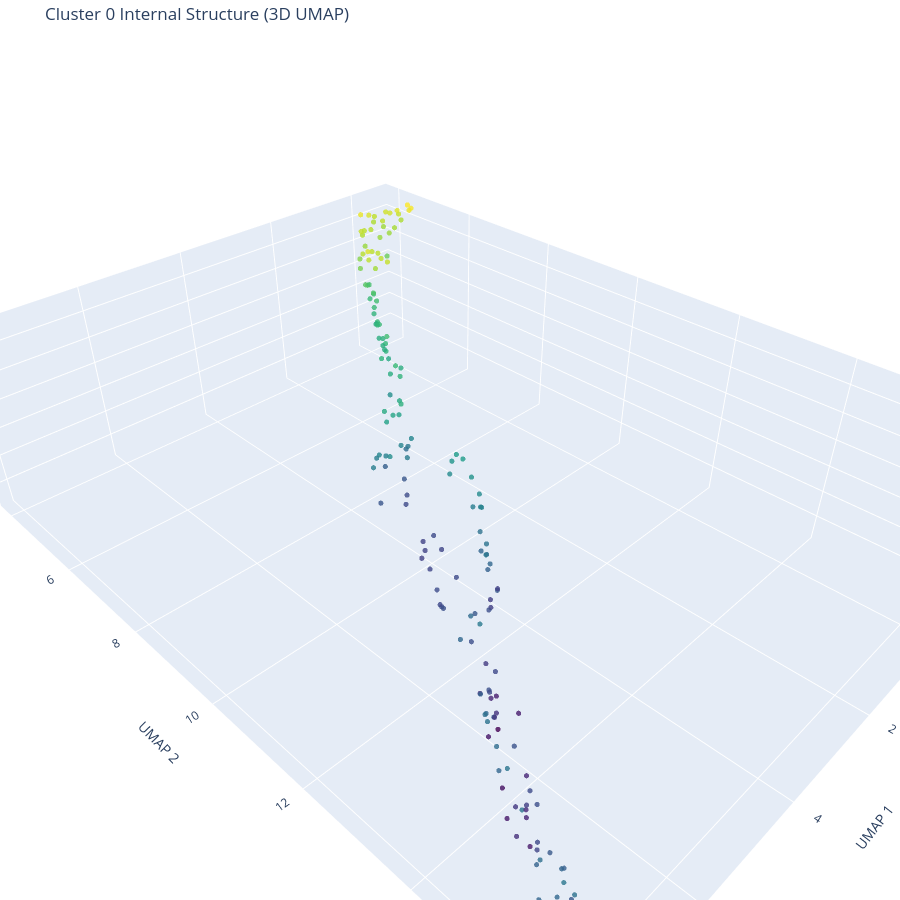
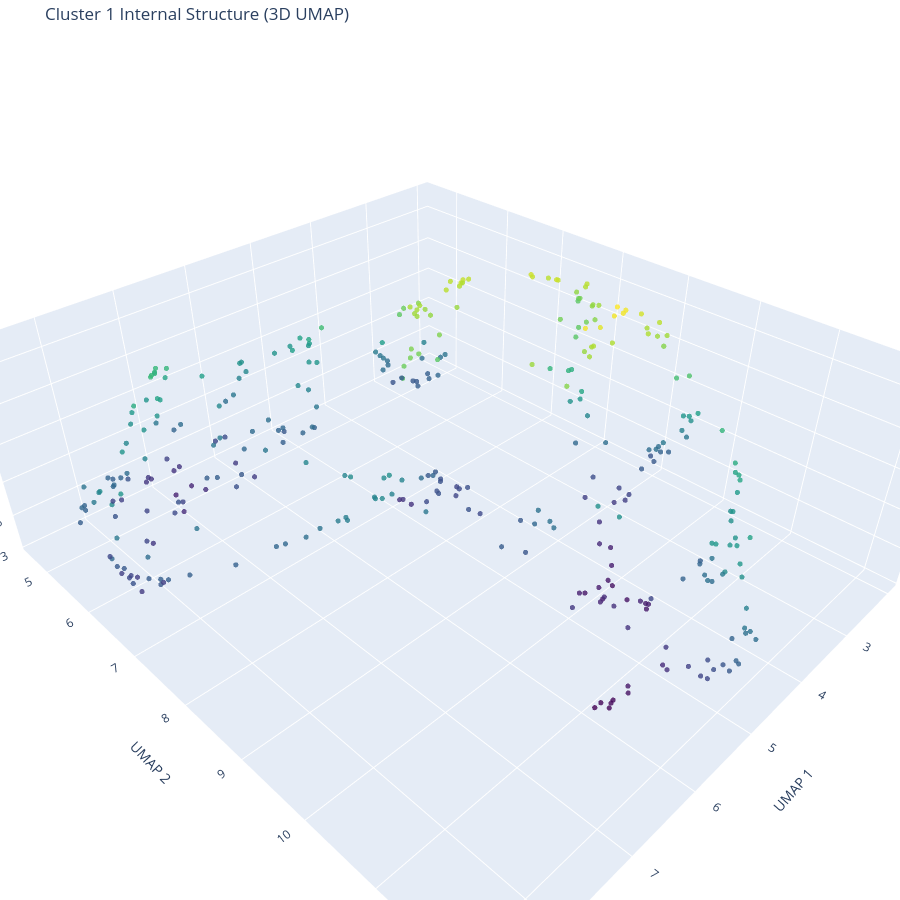
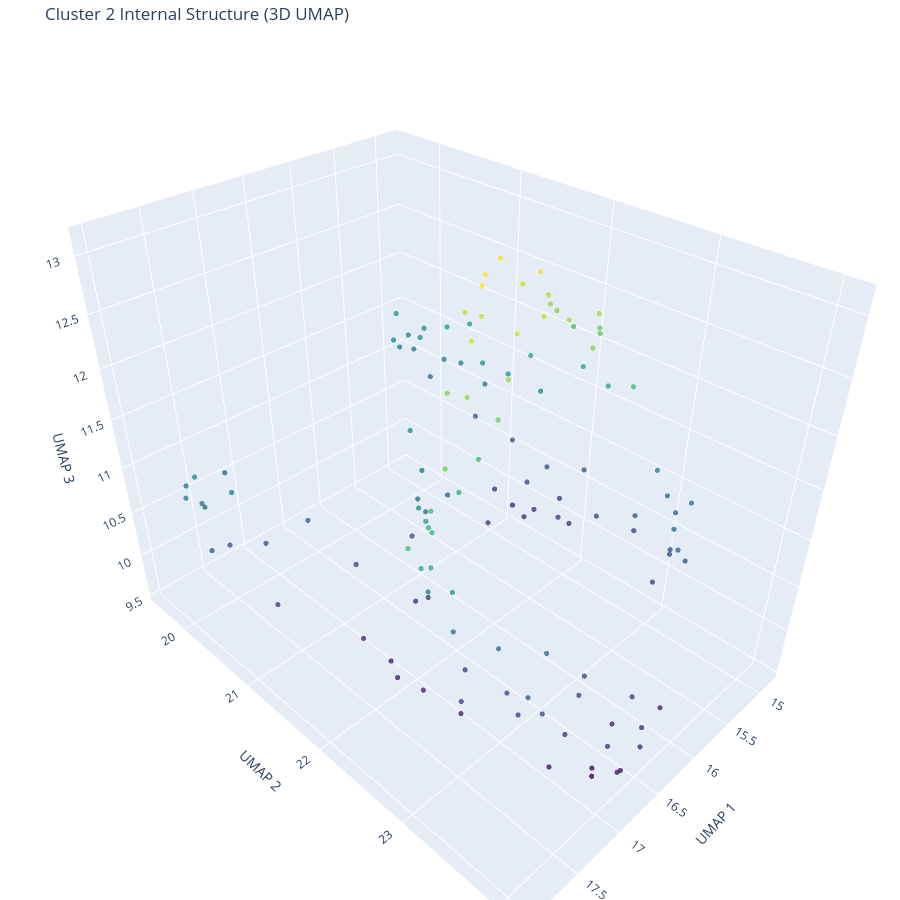
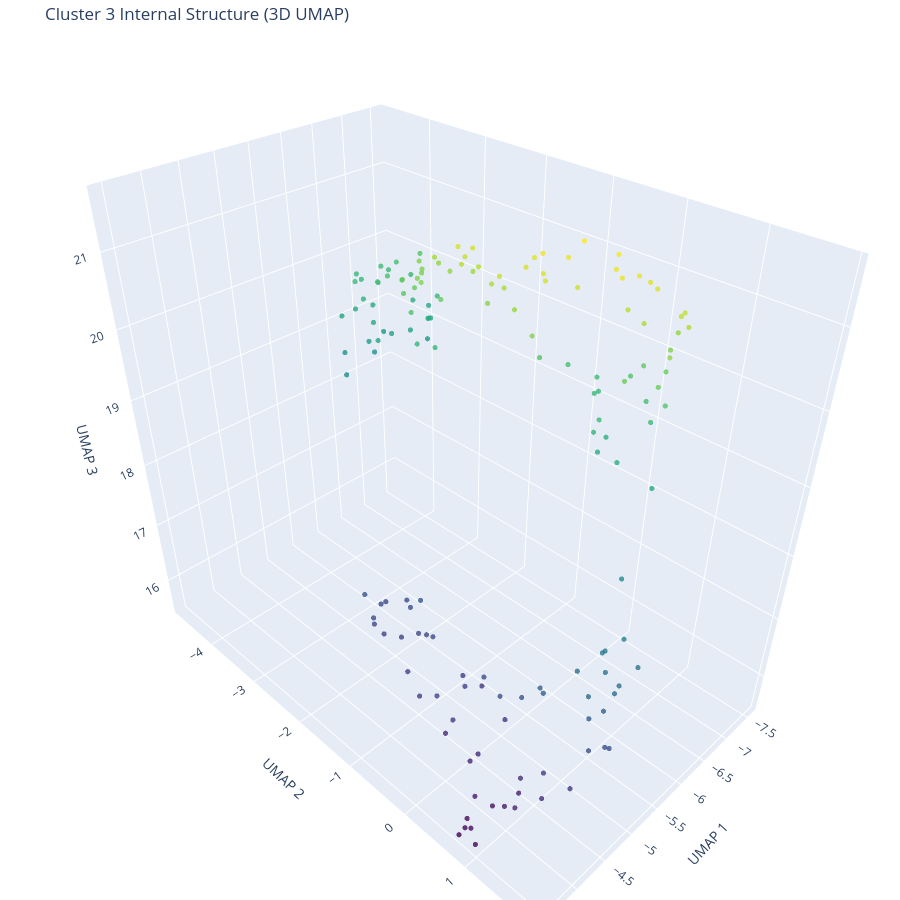

Notebook source saved alongside these figures, in order:
### Code cell
# --- Cluster-wise 3D UMAP Analysis ---
# 각 클러스터 내부의 구조를 자세히 보기 위해, 클러스터별로 데이터를 나누어 다시 UMAP을 수행합니다.

import umap
import plotly.graph_objects as go
from plotly.subplots import make_subplots

print("Generating 3D UMAP for each cluster...")

# 클러스터 개수 확인 (위에서 n_clusters=5로 설정했다고 가정)
unique_labels = np.unique(cluster_labels)
n_clusters_found = len(unique_labels)

print(f"Found {n_clusters_found} clusters: {unique_labels}")

# 각 클러스터별 UMAP 수행 및 시각화
for label in unique_labels:
    # 해당 클러스터의 데이터만 추출
    mask = (cluster_labels == label)
    cluster_data = X_pca[mask]
    
    print(f"Cluster {label}: {cluster_data.shape[0]} frames")
    
    if cluster_data.shape[0] < 10:
        print(f"  -> Skipping Cluster {label} (too few points)")
        continue

    # UMAP (3D) 수행
    # n_neighbors를 데이터 크기에 맞춰 조절 (너무 크면 에러 발생 가능)
    n_neighbors = min(15, cluster_data.shape[0] - 1)
    reducer = umap.UMAP(n_components=3, n_neighbors=n_neighbors, min_dist=0.1, random_state=42)
    embedding = reducer.fit_transform(cluster_data)
    
    # 시각화
    fig = go.Figure(data=[go.Scatter3d(
        x=embedding[:, 0],
        y=embedding[:, 1],
        z=embedding[:, 2],
        mode='markers',
        marker=dict(
            size=3,
            color=embedding[:, 2], # Z축 값에 따라 색상 변화
            colorscale='Viridis',
            opacity=0.8
        )
    )])
    
    fig.update_layout(
        title=f"Cluster {label} Internal Structure (3D UMAP)",
        scene=dict(
            xaxis_title='UMAP 1',
            yaxis_title='UMAP 2',
            zaxis_title='UMAP 3'
        ),
        margin=dict(l=0, r=0, b=0, t=40),
        height=900
    )
    
    fig.show()

### Figure 1 — Plotly figure (JSON) as saved in the notebook; plotly's stock layout.template omitted (floating-point values rounded to 4 significant figures; data arrays with more than 128 entries replaced by an {"elided": "..."} marker saying what was removed)
{"data": [{"marker": {"color": {"elided": "172 float values"}, "colorscale": [[0, "#440154"], [0.1111, "#482878"], [0.2222, "#3e4989"], [0.3333, "#31688e"], [0.4444, "#26828e"], [0.5556, "#1f9e89"], [0.6667, "#35b779"], [0.7778, "#6ece58"], [0.8889, "#b5de2b"], [1, "#fde725"]], "opacity": 0.8, "size": 3}, "mode": "markers", "type": "scatter3d", "x": {"elided": "172 float values"}, "y": {"elided": "172 float values"}, "z": {"elided": "172 float values"}}], "layout": {"height": 900, "margin": {"b": 0, "l": 0, "r": 0, "t": 40}, "scene": {"xaxis": {"title": {"text": "UMAP 1"}}, "yaxis": {"title": {"text": "UMAP 2"}}, "zaxis": {"title": {"text": "UMAP 3"}}}, "title": {"text": "Cluster 0 Internal Structure (3D UMAP)"}}}

### Figure 2 — Plotly figure (JSON) as saved in the notebook; plotly's stock layout.template omitted (floating-point values rounded to 4 significant figures; data arrays with more than 128 entries replaced by an {"elided": "..."} marker saying what was removed)
{"data": [{"marker": {"color": {"elided": "351 float values"}, "colorscale": [[0, "#440154"], [0.1111, "#482878"], [0.2222, "#3e4989"], [0.3333, "#31688e"], [0.4444, "#26828e"], [0.5556, "#1f9e89"], [0.6667, "#35b779"], [0.7778, "#6ece58"], [0.8889, "#b5de2b"], [1, "#fde725"]], "opacity": 0.8, "size": 3}, "mode": "markers", "type": "scatter3d", "x": {"elided": "351 float values"}, "y": {"elided": "351 float values"}, "z": {"elided": "351 float values"}}], "layout": {"height": 900, "margin": {"b": 0, "l": 0, "r": 0, "t": 40}, "scene": {"xaxis": {"title": {"text": "UMAP 1"}}, "yaxis": {"title": {"text": "UMAP 2"}}, "zaxis": {"title": {"text": "UMAP 3"}}}, "title": {"text": "Cluster 1 Internal Structure (3D UMAP)"}}}

### Figure 3 — Plotly figure (JSON) as saved in the notebook; plotly's stock layout.template omitted (floating-point values rounded to 4 significant figures; data arrays with more than 128 entries replaced by an {"elided": "..."} marker saying what was removed)
{"data": [{"marker": {"color": {"elided": "131 float values"}, "colorscale": [[0, "#440154"], [0.1111, "#482878"], [0.2222, "#3e4989"], [0.3333, "#31688e"], [0.4444, "#26828e"], [0.5556, "#1f9e89"], [0.6667, "#35b779"], [0.7778, "#6ece58"], [0.8889, "#b5de2b"], [1, "#fde725"]], "opacity": 0.8, "size": 3}, "mode": "markers", "type": "scatter3d", "x": {"elided": "131 float values"}, "y": {"elided": "131 float values"}, "z": {"elided": "131 float values"}}], "layout": {"height": 900, "margin": {"b": 0, "l": 0, "r": 0, "t": 40}, "scene": {"xaxis": {"title": {"text": "UMAP 1"}}, "yaxis": {"title": {"text": "UMAP 2"}}, "zaxis": {"title": {"text": "UMAP 3"}}}, "title": {"text": "Cluster 2 Internal Structure (3D UMAP)"}}}

### Figure 4 — Plotly figure (JSON) as saved in the notebook; plotly's stock layout.template omitted (floating-point values rounded to 4 significant figures; data arrays with more than 128 entries replaced by an {"elided": "..."} marker saying what was removed)
{"data": [{"marker": {"color": {"elided": "158 float values"}, "colorscale": [[0, "#440154"], [0.1111, "#482878"], [0.2222, "#3e4989"], [0.3333, "#31688e"], [0.4444, "#26828e"], [0.5556, "#1f9e89"], [0.6667, "#35b779"], [0.7778, "#6ece58"], [0.8889, "#b5de2b"], [1, "#fde725"]], "opacity": 0.8, "size": 3}, "mode": "markers", "type": "scatter3d", "x": {"elided": "158 float values"}, "y": {"elided": "158 float values"}, "z": {"elided": "158 float values"}}], "layout": {"height": 900, "margin": {"b": 0, "l": 0, "r": 0, "t": 40}, "scene": {"xaxis": {"title": {"text": "UMAP 1"}}, "yaxis": {"title": {"text": "UMAP 2"}}, "zaxis": {"title": {"text": "UMAP 3"}}}, "title": {"text": "Cluster 3 Internal Structure (3D UMAP)"}}}
